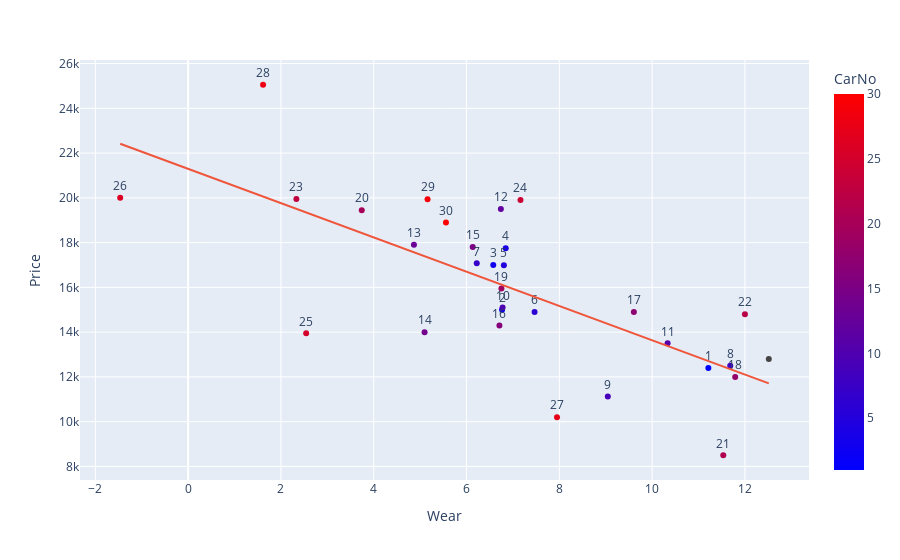

This figure's notebook cell:
### Code cell
df = read_sheet()
df['symbol'] = df['Accident'].apply(lambda a:'circle-x' if a=='x' else 'circle')
fig = px.scatter(df, x='Wear', y='Price', trendline='ols', height=500, hover_name='CarNo', hover_data=['Notes', 'Price', 'Mileage', 'Year'], color='CarNo',
           color_continuous_scale=px.colors.sequential.Bluered,
          text='CarNo', ) #, symbol='symbol'
fig.update_traces(textposition='top center')

#range_color=[1, ]

#dir(px.colors.sequential)

### Figure 1 — Plotly figure (JSON) as saved in the notebook; plotly's stock layout.template omitted (floating-point values rounded to 4 significant figures)
{"data": [{"customdata": [["3 owners", 121588, 2013], ["1 accident, 3 owners", 95745, 2014], ["1 accident, 3 owners", 101820, 2015], ["1 owner", 111331, 2016], ["1 owner", 111033, 2016], [null, 116000, 2016], ["1 accident, 2 owners", 91651, 2014], ["2 owners", 125123, 2013], ["4 owners, in KY", 82836, 2010], ["1 owner", 110830, 2016], [null, 100000, 2011], ["2 owners", 110551, 2016], ["2 owners", 96500, 2016], [null, 83220, 2014], [null, 91000, 2014], [null, 110316, 2016], [null, 102047, 2012], [null, 118427, 2012], [null, 95640, 2014], [null, 65565, 2013], [null, 109000, 2011], [null, 120000, 2012], ["2 owners", 85000, 2017], [null, 106221, 2015], ["Rebuilt title", 71578, 2015], ["2 owners", 56521, 2017], [null, 89628, 2012], ["2 accidents, 1 owner", 87115, 2018], ["1 accident, 1 previous owner", 98700, 2016], [null, 94178, 2015], [null, 116357, 2011]], "hovertemplate": "<b>%{hovertext}</b><br><br>Wear=%{x}<br>Price=%{y}<br>CarNo=%{marker.color}<br>Notes=%{customdata[0]}<br>Mileage=%{customdata[1]}<br>Year=%{customdata[2]}<extra></extra>", "hovertext": [1, 2, 3, 4, 5, 6, 7, 8, 9, 10, 11, 12, 13, 14, 15, 16, 17, 18, 19, 20, 21, 22, 23, 24, 25, 26, 27, 28, 29, 30, null], "legendgroup": "", "marker": {"color": [1, 2, 3, 4, 5, 6, 7, 8, 9, 10, 11, 12, 13, 14, 15, 16, 17, 18, 19, 20, 21, 22, 23, 24, 25, 26, 27, 28, 29, 30, null], "coloraxis": "coloraxis", "symbol": "circle"}, "mode": "markers+text", "name": "", "orientation": "v", "showlegend": false, "text": [1, 2, 3, 4, 5, 6, 7, 8, 9, 10, 11, 12, 13, 14, 15, 16, 17, 18, 19, 20, 21, 22, 23, 24, 25, 26, 27, 28, 29, 30, null], "textposition": "top center", "type": "scatter", "x": [11.21, 6.766, 6.576, 6.844, 6.804, 7.467, 6.22, 11.68, 9.045, 6.777, 10.33, 6.74, 4.867, 5.096, 6.133, 6.709, 9.606, 11.79, 6.752, 3.742, 11.53, 12, 2.333, 7.163, 2.544, -1.464, 7.95, 1.615, 5.16, 5.557, 12.51], "xaxis": "x", "y": [12395, 14997, 16995, 17750, 16990, 14900, 17075, 12499, 11129, 15100, 13500, 19500, 17900, 14000, 17800, 14300, 14899, 11995, 15950, 19450, 8500, 14800, 19950, 19900, 13950, 20000, 10200, 25053, 19943, 18900, 12800], "yaxis": "y"}, {"hovertemplate": "<b>OLS trendline</b><br>Price = -765.993 * Wear + 21295.5<br>R<sup>2</sup>=0.512814<br><br>Wear=%{x}<br>Price=%{y} <b>(trend)</b><extra></extra>", "legendgroup": "", "marker": {"symbol": "circle"}, "mode": "lines", "name": "", "showlegend": false, "textposition": "top center", "type": "scatter", "x": [-1.464, 1.615, 2.333, 2.544, 3.742, 4.867, 5.096, 5.16, 5.557, 6.133, 6.22, 6.576, 6.709, 6.74, 6.752, 6.766, 6.777, 6.804, 6.844, 7.163, 7.467, 7.95, 9.045, 9.606, 10.33, 11.21, 11.53, 11.68, 11.79, 12, 12.51], "xaxis": "x", "y": [22420.0, 20060.0, 19510.0, 19350.0, 18430.0, 17570.0, 17390.0, 17340.0, 17040.0, 16600.0, 16530.0, 16260.0, 16160.0, 16130.0, 16120.0, 16110.0, 16100.0, 16080.0, 16050.0, 15810.0, 15580.0, 15210.0, 14370.0, 13940.0, 13380.0, 12710.0, 12460.0, 12350.0, 12260.0, 12100.0, 11710.0], "yaxis": "y"}], "layout": {"autosize": true, "coloraxis": {"colorbar": {"title": {"text": "CarNo"}}, "colorscale": [[0, "rgb(0,0,255)"], [1, "rgb(255,0,0)"]]}, "legend": {"tracegroupgap": 0}, "margin": {"t": 60}, "xaxis": {"anchor": "y", "autorange": true, "domain": [0, 1], "range": [-2.341, 13.39], "title": {"text": "Wear"}, "type": "linear"}, "yaxis": {"anchor": "x", "autorange": true, "domain": [0, 1], "range": [7362.0, 26190.0], "title": {"text": "Price"}, "type": "linear"}}}
